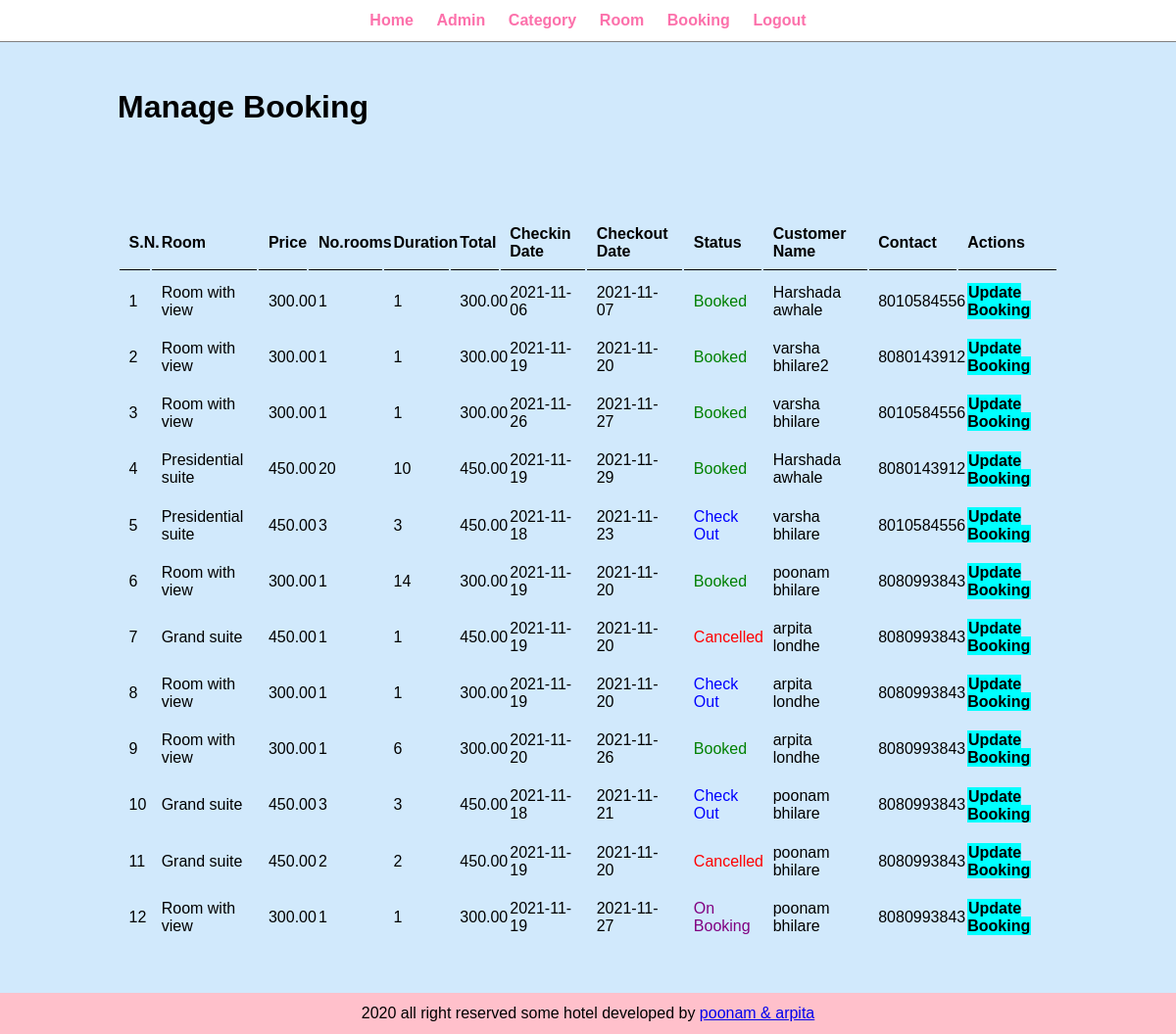
The page /admin/manage-booking.php (signed in) on the database its author committed.
### tables this page shows
CREATE TABLE `tbl_booking` (
  `id` int(10) UNSIGNED NOT NULL,
  `room` varchar(150) NOT NULL,
  `price` decimal(10,2) NOT NULL,
  `no_rooms` int(11) NOT NULL,
  `no_days` int(11) NOT NULL,
  `total` decimal(10,2) NOT NULL,
  `checkin_date` date NOT NULL,
  `checkout_date` date NOT NULL,
  `status` varchar(50) NOT NULL,
  `cust_name` varchar(150) NOT NULL,
  `cust_contact` varchar(20) NOT NULL,
  `cust_email` varchar(150) NOT NULL,
  `cust_address` varchar(255) NOT NULL
);

### admin/manage-booking.php (the view, shortened to what this page needs)
<?php include('partials/menu.php'); ?>
<div class="main-content">
    <div class="wrapper">
        <h1>Manage Booking</h1>
        <br /><br />
        <br /><br />
                        <table class="tbl-full">
                                <tr>
                                        <th>S.N.</th>
                                        <th>Room</th>
                                        <th>Price</th>
                                        <th>No.rooms</th>
                                        <th>Duration</th>
                                        <th>Total</th>
                                        <th>Checkin Date</th>
                                        <th>Checkout Date</th>
                                        <th>Status</th>
                                        <th>Customer Name</th>
                                        <th>Contact</th>
                                        <th>Actions</th>
                                </tr>
                                <?php
                                        $sql = "SELECT * FROM tbl_booking ORDER BY id DESC ";
                                        $res = mysqli_query($conn, $sql);
                                        $count= mysqli_num_rows($res);
                                        $sn =1;
                                        if($count>0)
                                        {
                                                while($row = mysqli_fetch_assoc($res))
                                                {
                                                        $id = $row['id'];
                                                        $room = $row['room'];
                                                        $no_rooms = $row['no_rooms'];
                                                        $no_days = $row['no_days'];
                                                        $price = $row['price'];
                                                        $checkin_date = $row['checkin_date'];
                                                        $checkout_date = $row['checkout_date'];
                                                        $status = $row['status'];
                                                        $cust_name = $row['cust_name'];
                                                        $cust_contact = $row['cust_contact'];
                                                        ?>
                                                                <tr>
                                                                        <td><?php echo $sn++; ?></td>
                                                                        <td><?php echo $room; ?></td>
                                                                        <td><?php echo $price; ?></td>
                                                                        <td><?php echo $no_rooms; ?></td>
                                                                        <td><?php echo $no_days; ?></td>
                                                                        <td><?php echo $price; ?></td>
                                                                        <td><?php echo $checkin_date; ?></td>
                                                                        <td><?php echo $checkout_date; ?></td>
                                                                        <td>
                                                                                <?php
                                                                                        if($status=="Booked"){
                                                                                                echo "<label style='color:green';>$status</label>";
                                                                                        }
                                                                                        elseif($status=="On Booking"){
                                                                                                echo "<label style='color:purple;'>$status</label>";
                                                                                        }
                                                                                        elseif($status=="Check Out"){
                                                                                                echo "<label style='color:blue;'>$status</label>";
                                                                                        }
                                                                                        elseif($status=="Cancelled"){
                                                                                                echo "<label style='color:red;'>$status</label>";
                                                                                        }
                                                                                ?>
                                                                        </td>
                                                                        <td><?php echo $cust_name; ?></td>
                                                                        <td><?php echo $cust_contact; ?></td>
                                                                        <td>
                                                                                <a href="<?php echo SITEURL; ?>admin/update-booking.php?id=<?php echo $id; ?>" class="btn-secondary">Update Booking</a>
                                                                        </td>
                                                                </tr>
                                                        <?php
                                                }
                                        }
                                        else{
                                                echo "<tr><td colspan='12' class='error'>Orders Not Available</td></tr>";
                                        }
                                ?>
                        </table>
    </div>
</div>
<?php include('partials/footer.php'); ?>

### css/admin.css (style rules this page uses)
* { margin: 0; padding: 0; font-family: Arial, Helvetica, sans-serif; }
.wrapper { padding: 1%; width: 80%; margin: 0 auto; }
.tbl-full { width: 100%; }
table tr th { border-bottom: 1px solid black; padding: 1%; text-align: left; }
table tr td { padding: 1%; }
.btn-secondary { background-color:aqua; padding: 1%; color: black; text-decoration: none; font-weight: bold; }
.main-content { background-color: rgb(209, 233, 252); padding: 3% 0; }

### rows shown on the page
tbl_booking: room "Room with view", price "300.00", no_rooms "1", no_days "1", checkin_date "2021-11-06", checkout_date "2021-11-07", status "Booked", cust_name "Harshada awhale", cust_contact "8010584556"
tbl_booking: room "Room with view", price "300.00", no_rooms "1", no_days "1", checkin_date "2021-11-19", checkout_date "2021-11-20", status "Booked", cust_name "varsha bhilare2", cust_contact "8080143912"
tbl_booking: room "Room with view", price "300.00", no_rooms "1", no_days "1", checkin_date "2021-11-26", checkout_date "2021-11-27", status "Booked", cust_name "varsha bhilare", cust_contact "8010584556"
tbl_booking: room "Presidential suite", price "450.00", no_rooms "20", no_days "10", checkin_date "2021-11-19", checkout_date "2021-11-29", status "Booked", cust_name "Harshada awhale", cust_contact "8080143912"
tbl_booking: room "Presidential suite", price "450.00", no_rooms "3", no_days "3", checkin_date "2021-11-18", checkout_date "2021-11-23", status "Check Out", cust_name "varsha bhilare", cust_contact "8010584556"
tbl_booking: room "Room with view", price "300.00", no_rooms "1", no_days "14", checkin_date "2021-11-19", checkout_date "2021-11-20", status "Booked", cust_name "poonam bhilare", cust_contact "8080993843"
tbl_booking: room "Grand suite", price "450.00", no_rooms "1", no_days "1", checkin_date "2021-11-19", checkout_date "2021-11-20", status "Cancelled", cust_name "arpita londhe", cust_contact "8080993843"
tbl_booking: room "Room with view", price "300.00", no_rooms "1", no_days "1", checkin_date "2021-11-19", checkout_date "2021-11-20", status "Check Out", cust_name "arpita londhe", cust_contact "8080993843"
tbl_booking: room "Room with view", price "300.00", no_rooms "1", no_days "6", checkin_date "2021-11-20", checkout_date "2021-11-26", status "Booked", cust_name "arpita londhe", cust_contact "8080993843"
tbl_booking: room "Grand suite", price "450.00", no_rooms "3", no_days "3", checkin_date "2021-11-18", checkout_date "2021-11-21", status "Check Out", cust_name "poonam bhilare", cust_contact "8080993843"
tbl_booking: room "Grand suite", price "450.00", no_rooms "2", no_days "2", checkin_date "2021-11-19", checkout_date "2021-11-20", status "Cancelled", cust_name "poonam bhilare", cust_contact "8080993843"
tbl_booking: room "Room with view", price "300.00", no_rooms "1", no_days "1", checkin_date "2021-11-19", checkout_date "2021-11-27", status "On Booking", cust_name "poonam bhilare", cust_contact "8080993843"
